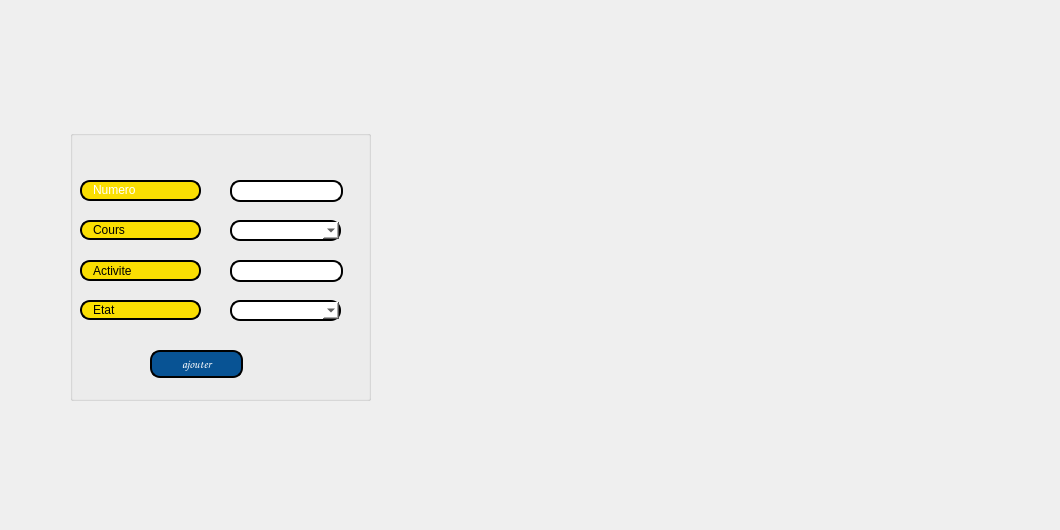
     <widget class="QWidget" name="tab_16">
      <attribute name="title">
       <string>ajouter</string>
      </attribute>
      <widget class="QLabel" name="label_15">
       <property name="geometry">
        <rect>
         <x>80</x>
         <y>220</y>
         <width>121</width>
         <height>20</height>
        </rect>
       </property>
       <property name="styleSheet">
        <string notr="true">border: 2px solid black;
font: 75 8pt &quot;MS Shell Dlg 2&quot;;
border-radius: 10px;
padding: 0 8px;
background: #fade02;
font: bold, &quot;Comic Sans MS&quot;;;
text-align:center;
</string>
       </property>
       <property name="text">
        <string>Cours</string>
       </property>
      </widget>
      <widget class="QLineEdit" name="numero_2">
       <property name="geometry">
        <rect>
         <x>230</x>
         <y>180</y>
         <width>113</width>
         <height>22</height>
        </rect>
       </property>
       <property name="styleSheet">
        <string notr="true">border: 2px solid black;
border-radius: 10px;
padding: 0 8px;
background: white;
selection-background-color: gray;
</string>
       </property>
      </widget>
      <widget class="QLabel" name="label_12">
       <property name="geometry">
        <rect>
         <x>80</x>
         <y>260</y>
         <width>121</width>
         <height>21</height>
        </rect>
       </property>
       <property name="styleSheet">
        <string notr="true">border: 2px solid black;
font: 75 8pt &quot;MS Shell Dlg 2&quot;;
border-radius: 10px;
padding: 0 8px;
background: #fade02;
font: bold, &quot;Comic Sans MS&quot;;;
text-align:center;
</string>
       </property>
       <property name="text">
        <string>Activite</string>
       </property>
      </widget>
      <widget class="QLabel" name="label_13">
       <property name="geometry">
        <rect>
         <x>80</x>
         <y>300</y>
         <width>121</width>
         <height>20</height>
        </rect>
       </property>
       <property name="styleSheet">
        <string notr="true">border: 2px solid black;
font: 75 8pt &quot;MS Shell Dlg 2&quot;;
border-radius: 10px;
padding: 0 8px;
background: #fade02;
font: bold, &quot;Comic Sans MS&quot;;;
text-align:center;
</string>
       </property>
       <property name="text">
        <string>Etat</string>
       </property>
      </widget>
      <widget class="QPushButton" name="activite_ajouter">
       <property name="geometry">
        <rect>
         <x>150</x>
         <y>350</y>
         <width>93</width>
         <height>28</height>
        </rect>
       </property>
       <property name="font">
        <font>
         <family>Comic Sans MS</family>
         <weight>75</weight>
         <italic>false</italic>
         <bold>true</bold>
        </font>
       </property>
       <property name="cursor">
        <cursorShape>WaitCursor</cursorShape>
       </property>
       <property name="styleSheet">
        <string notr="true">border: 2px solid black;
border-radius: 10px;
padding: 0 8px;
color: rgb(255, 255, 255);
background:#085394	;
font: bold, &quot;Comic Sans MS&quot;;

</string>
       </property>
       <property name="text">
        <string>ajouter</string>
       </property>
      </widget>
      <widget class="QLabel" name="label_16">
       <property name="geometry">
        <rect>
         <x>80</x>
         <y>180</y>
         <width>121</width>
         <height>21</height>
        </rect>
       </property>
       <property name="palette">
        <palette>
         <active>
          <colorrole role="WindowText">
           <brush brushstyle="SolidPattern">
            <color alpha="255">
             <red>255</red>
             <green>255</green>
             <blue>255</blue>
            </color>
           </brush>
          </colorrole>
          <colorrole role="Button">
           <brush brushstyle="SolidPattern">
            <color alpha="255">
             <red>250</red>
             <green>222</green>
             <blue>2</blue>
            </color>
           </brush>
          </colorrole>
          <colorrole role="Text">
           <brush brushstyle="SolidPattern">
            <color alpha="255">
             <red>255</red>
             <green>255</green>
             <blue>255</blue>
            </color>
           </brush>
          </colorrole>
          <colorrole role="ButtonText">
           <brush brushstyle="SolidPattern">
            <color alpha="255">
             <red>255</red>
             <green>255</green>
             <blue>255</blue>
            </color>
           </brush>
          </colorrole>
          <colorrole role="Base">
           <brush brushstyle="SolidPattern">
            <color alpha="255">
             <red>250</red>
             <green>222</green>
             <blue>2</blue>
            </color>
           </brush>
          </colorrole>
          <colorrole role="Window">
           <brush brushstyle="SolidPattern">
            <color alpha="255">
             <red>250</red>
             <green>222</green>
             <blue>2</blue>
            </color>
           </brush>
          </colorrole>
          <colorrole role="PlaceholderText">
           <brush brushstyle="NoBrush">
            <color alpha="128">
             <red>255</red>
             <green>255</green>
             <blue>255</blue>
            </color>
           </brush>
          </colorrole>
         </active>
         <inactive>
          <colorrole role="WindowText">
           <brush brushstyle="SolidPattern">
            <color alpha="255">
             <red>255</red>
             <green>255</green>
             <blue>255</blue>
            </color>
           </brush>
          </colorrole>
          <colorrole role="Button">
           <brush brushstyle="SolidPattern">
            <color alpha="255">
             <red>250</red>
             <green>222</green>
             <blue>2</blue>
            </color>
           </brush>
          </colorrole>
          <colorrole role="Text">
           <brush brushstyle="SolidPattern">
            <color alpha="255">
             <red>255</red>
             <green>255</green>
             <blue>255</blue>
            </color>
           </brush>
          </colorrole>
          <colorrole role="ButtonText">
           <brush brushstyle="SolidPattern">
            <color alpha="255">
             <red>255</red>
             <green>255</green>
             <blue>255</blue>
            </color>
           </brush>
          </colorrole>
          <colorrole role="Base">
           <brush brushstyle="SolidPattern">
            <color alpha="255">
             <red>250</red>
             <green>222</green>
             <blue>2</blue>
            </color>
           </brush>
          </colorrole>
          <colorrole role="Window">
           <brush brushstyle="SolidPattern">
            <color alpha="255">
             <red>250</red>
             <green>222</green>
             <blue>2</blue>
            </color>
           </brush>
          </colorrole>
          <colorrole role="PlaceholderText">
           <brush brushstyle="NoBrush">
            <color alpha="128">
             <red>255</red>
             <green>255</green>
             <blue>255</blue>
            </color>
           </brush>
          </colorrole>
         </inactive>
         <disabled>
          <colorrole role="WindowText">
           <brush brushstyle="SolidPattern">
            <color alpha="255">
             <red>255</red>
             <green>255</green>
             <blue>255</blue>
            </color>
           </brush>
          </colorrole>
          <colorrole role="Button">
           <brush brushstyle="SolidPattern">
            <color alpha="255">
             <red>250</red>
             <green>222</green>
             <blue>2</blue>
            </color>
           </brush>
          </colorrole>
          <colorrole role="Text">
           <brush brushstyle="SolidPattern">
            <color alpha="255">
             <red>255</red>
             <green>255</green>
             <blue>255</blue>
            </color>
           </brush>
          </colorrole>
          <colorrole role="ButtonText">
           <brush brushstyle="SolidPattern">
            <color alpha="255">
             <red>255</red>
             <green>255</green>
             <blue>255</blue>
            </color>
           </brush>
          </colorrole>
          <colorrole role="Base">
           <brush brushstyle="SolidPattern">
            <color alpha="255">
             <red>250</red>
             <green>222</green>
             <blue>2</blue>
            </color>
           </brush>
          </colorrole>
          <colorrole role="Window">
           <brush brushstyle="SolidPattern">
            <color alpha="255">
             <red>250</red>
             <green>222</green>
             <blue>2</blue>
            </color>
           </brush>
          </colorrole>
          <colorrole role="PlaceholderText">
           <brush brushstyle="NoBrush">
            <color alpha="128">
             <red>255</red>
             <green>255</green>
             <blue>255</blue>
            </color>
           </brush>
          </colorrole>
         </disabled>
        </palette>
       </property>
       <property name="mouseTracking">
        <bool>false</bool>
       </property>
       <property name="focusPolicy">
        <enum>Qt::ClickFocus</enum>
       </property>
       <property name="contextMenuPolicy">
        <enum>Qt::PreventContextMenu</enum>
       </property>
       <property name="styleSheet">
        <string notr="true">border: 2px solid black;
font: 75 8pt &quot;MS Shell Dlg 2&quot;;
border-radius: 10px;
padding: 0 8px;
background: #fade02;
font: bold, &quot;Comic Sans MS&quot;;;
text-align:center;
</string>
       </property>
       <property name="text">
        <string>Numero</string>
       </property>
      </widget>
      <widget class="QLineEdit" name="activite">
       <property name="geometry">
        <rect>
         <x>230</x>
         <y>260</y>
         <width>113</width>
         <height>22</height>
        </rect>
       </property>
       <property name="styleSheet">
        <string notr="true">border: 2px solid black;
border-radius: 10px;
padding: 0 8px;
background: white;
selection-background-color: gray;
</string>
       </property>
      </widget>
      <widget class="QComboBox" name="cours">
       <property name="geometry">
        <rect>
         <x>230</x>
         <y>220</y>
         <width>111</width>
         <height>21</height>
        </rect>
       </property>
       <property name="styleSheet">
        <string notr="true">border: 2px solid black;
border-radius: 10px;
padding: 0 8px;
background: white;
selection-background-color: gray;
</string>
       </property>
      </widget>
      <widget class="QComboBox" name="etat">
       <property name="geometry">
        <rect>
         <x>230</x>
         <y>300</y>
         <width>111</width>
         <height>21</height>
        </rect>
       </property>
       <property name="styleSheet">
        <string notr="true">border: 2px solid black;
border-radius: 10px;
padding: 0 8px;
background: white;
selection-background-color: gray;
</string>
       </property>
      </widget>
      <widget class="QLabel" name="background_8">
       <property name="geometry">
        <rect>
         <x>0</x>
         <y>0</y>
         <width>1051</width>
         <height>521</height>
        </rect>
       </property>
       <property name="text">
        <string/>
       </property>
      </widget>
      <widget class="QGroupBox" name="groupBox_15">
       <property name="geometry">
        <rect>
         <x>70</x>
         <y>130</y>
         <width>301</width>
         <height>271</height>
        </rect>
       </property>
       <property name="title">
        <string/>
       </property>
      </widget>
      <widget class="QLabel" name="activite_2">
       <property name="geometry">
        <rect>
         <x>410</x>
         <y>80</y>
         <width>561</width>
         <height>351</height>
        </rect>
       </property>
       <property name="text">
        <string/>
       </property>
      </widget>
      <zorder>groupBox_15</zorder>
      <zorder>background_8</zorder>
      <zorder>label_15</zorder>
      <zorder>numero_2</zorder>
      <zorder>label_12</zorder>
      <zorder>label_13</zorder>
      <zorder>activite_ajouter</zorder>
      <zorder>label_16</zorder>
      <zorder>activite</zorder>
      <zorder>cours</zorder>
      <zorder>etat</zorder>
      <zorder>activite_2</zorder>
     </widget>
